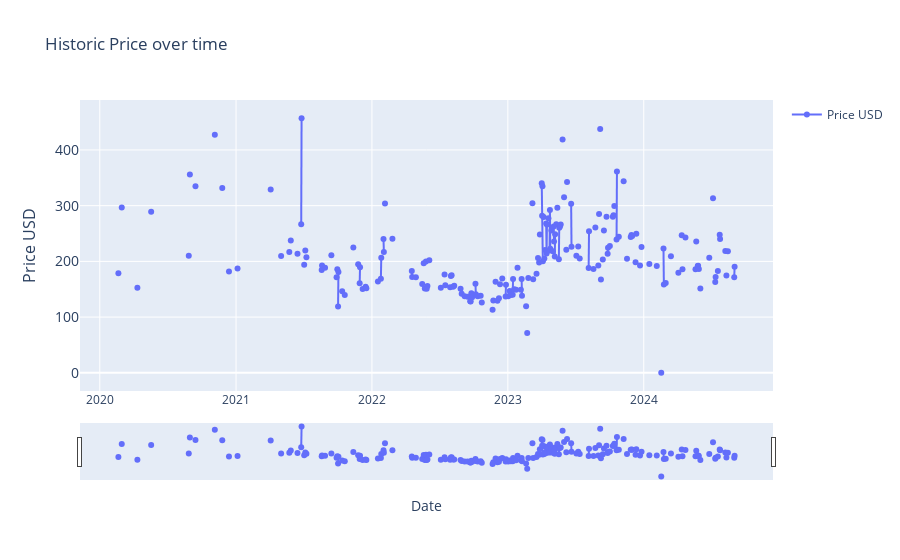

The code cell stored with this chart in its notebook:
### Markdown cell above
### historic_price

### Code cell
#outputs historic price

import plotly.graph_objects as go
import pandas as pd
from ipywidgets import interact, DatePicker
import numpy as np

df = current_item.copy()


start_date_picker = DatePicker(description='Start Date', value=START_DATE)
end_date_picker = DatePicker(description='End Date', value=END_DATE)


interact(lambda start_date, end_date: plot_historic_price(df, start_date, end_date),
         start_date=start_date_picker, end_date=end_date_picker)

### Figure 1 — Plotly figure (JSON) as saved in the notebook; plotly's stock layout.template omitted (floating-point values rounded to 4 significant figures; data arrays with more than 128 entries replaced by an {"elided": "..."} marker saying what was removed)
{"data": [{"mode": "lines+markers", "name": "Price USD", "type": "scatter", "x": {"elided": "1656 str values"}, "y": {"elided": "1656 float values"}}], "layout": {"showlegend": true, "title": {"text": "Historic Price over time"}, "xaxis": {"rangeslider": {"visible": true}, "title": {"text": "Date"}, "type": "date"}, "yaxis": {"tickfont": {"size": 14}, "title": {"font": {"size": 16}, "text": "Price USD"}}}}
